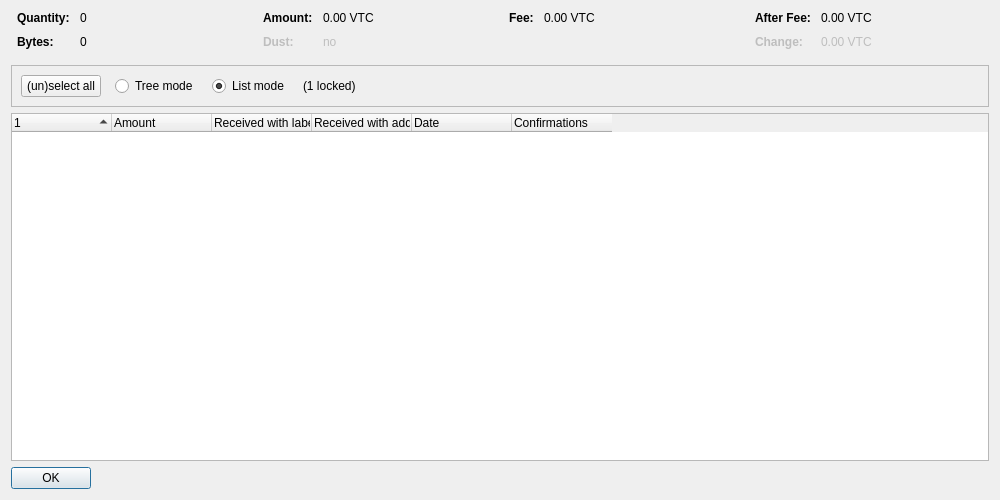
<?xml version="1.0" encoding="UTF-8"?>
<ui version="4.0">
 <class>CoinControlDialog</class>
 <widget class="QDialog" name="CoinControlDialog">
  <property name="geometry">
   <rect>
    <x>0</x>
    <y>0</y>
    <width>1000</width>
    <height>500</height>
   </rect>
  </property>
  <property name="windowTitle">
   <string>Coin Selection</string>
  </property>
  <layout class="QVBoxLayout" name="verticalLayout">
   <item>
    <layout class="QHBoxLayout" name="horizontalLayoutTop" stretch="0,0,0,0">
     <property name="topMargin">
      <number>0</number>
     </property>
     <property name="bottomMargin">
      <number>10</number>
     </property>
     <item>
      <layout class="QFormLayout" name="formLayoutCoinControl1">
       <property name="horizontalSpacing">
        <number>10</number>
       </property>
       <property name="verticalSpacing">
        <number>10</number>
       </property>
       <property name="leftMargin">
        <number>6</number>
       </property>
       <property name="rightMargin">
        <number>6</number>
       </property>
       <item row="0" column="0">
        <widget class="QLabel" name="labelCoinControlQuantityText">
         <property name="font">
          <font>
           <weight>75</weight>
           <bold>true</bold>
          </font>
         </property>
         <property name="text">
          <string>Quantity:</string>
         </property>
        </widget>
       </item>
       <item row="0" column="1">
        <widget class="QLabel" name="labelCoinControlQuantity">
         <property name="cursor">
          <cursorShape>IBeamCursor</cursorShape>
         </property>
         <property name="contextMenuPolicy">
          <enum>Qt::ActionsContextMenu</enum>
         </property>
         <property name="text">
          <string notr="true">0</string>
         </property>
         <property name="textInteractionFlags">
          <set>Qt::LinksAccessibleByMouse|Qt::TextSelectableByKeyboard|Qt::TextSelectableByMouse</set>
         </property>
        </widget>
       </item>
       <item row="1" column="0">
        <widget class="QLabel" name="labelCoinControlBytesText">
         <property name="font">
          <font>
           <weight>75</weight>
           <bold>true</bold>
          </font>
         </property>
         <property name="text">
          <string>Bytes:</string>
         </property>
        </widget>
       </item>
       <item row="1" column="1">
        <widget class="QLabel" name="labelCoinControlBytes">
         <property name="cursor">
          <cursorShape>IBeamCursor</cursorShape>
         </property>
         <property name="contextMenuPolicy">
          <enum>Qt::ActionsContextMenu</enum>
         </property>
         <property name="text">
          <string notr="true">0</string>
         </property>
         <property name="textInteractionFlags">
          <set>Qt::LinksAccessibleByMouse|Qt::TextSelectableByKeyboard|Qt::TextSelectableByMouse</set>
         </property>
        </widget>
       </item>
      </layout>
     </item>
     <item>
      <layout class="QFormLayout" name="formLayoutCoinControl2">
       <property name="horizontalSpacing">
        <number>10</number>
       </property>
       <property name="verticalSpacing">
        <number>10</number>
       </property>
       <property name="leftMargin">
        <number>6</number>
       </property>
       <property name="rightMargin">
        <number>6</number>
       </property>
       <item row="0" column="0">
        <widget class="QLabel" name="labelCoinControlAmountText">
         <property name="font">
          <font>
           <weight>75</weight>
           <bold>true</bold>
          </font>
         </property>
         <property name="text">
          <string>Amount:</string>
         </property>
        </widget>
       </item>
       <item row="0" column="1">
        <widget class="QLabel" name="labelCoinControlAmount">
         <property name="cursor">
          <cursorShape>IBeamCursor</cursorShape>
         </property>
         <property name="contextMenuPolicy">
          <enum>Qt::ActionsContextMenu</enum>
         </property>
         <property name="text">
          <string notr="true">0.00 VTC</string>
         </property>
         <property name="textInteractionFlags">
          <set>Qt::LinksAccessibleByMouse|Qt::TextSelectableByKeyboard|Qt::TextSelectableByMouse</set>
         </property>
        </widget>
       </item>
       <item row="1" column="0">
        <widget class="QLabel" name="labelCoinControlLowOutputText">
         <property name="enabled">
          <bool>false</bool>
         </property>
         <property name="font">
          <font>
           <weight>75</weight>
           <bold>true</bold>
          </font>
         </property>
         <property name="text">
          <string>Dust:</string>
         </property>
        </widget>
       </item>
       <item row="1" column="1">
        <widget class="QLabel" name="labelCoinControlLowOutput">
         <property name="enabled">
          <bool>false</bool>
         </property>
         <property name="cursor">
          <cursorShape>IBeamCursor</cursorShape>
         </property>
         <property name="contextMenuPolicy">
          <enum>Qt::ActionsContextMenu</enum>
         </property>
         <property name="text">
          <string notr="true">no</string>
         </property>
         <property name="textInteractionFlags">
          <set>Qt::LinksAccessibleByMouse|Qt::TextSelectableByKeyboard|Qt::TextSelectableByMouse</set>
         </property>
        </widget>
       </item>
      </layout>
     </item>
     <item>
      <layout class="QFormLayout" name="formLayoutCoinControl3">
       <property name="horizontalSpacing">
        <number>10</number>
       </property>
       <property name="verticalSpacing">
        <number>10</number>
       </property>
       <property name="leftMargin">
        <number>6</number>
       </property>
       <property name="rightMargin">
        <number>6</number>
       </property>
       <item row="0" column="0">
        <widget class="QLabel" name="labelCoinControlFeeText">
         <property name="font">
          <font>
           <weight>75</weight>
           <bold>true</bold>
          </font>
         </property>
         <property name="text">
          <string>Fee:</string>
         </property>
        </widget>
       </item>
       <item row="0" column="1">
        <widget class="QLabel" name="labelCoinControlFee">
         <property name="cursor">
          <cursorShape>IBeamCursor</cursorShape>
         </property>
         <property name="contextMenuPolicy">
          <enum>Qt::ActionsContextMenu</enum>
         </property>
         <property name="text">
          <string notr="true">0.00 VTC</string>
         </property>
         <property name="textInteractionFlags">
          <set>Qt::LinksAccessibleByMouse|Qt::TextSelectableByKeyboard|Qt::TextSelectableByMouse</set>
         </property>
        </widget>
       </item>
      </layout>
     </item>
     <item>
      <layout class="QFormLayout" name="formLayoutCoinControl4">
       <property name="horizontalSpacing">
        <number>10</number>
       </property>
       <property name="verticalSpacing">
        <number>10</number>
       </property>
       <property name="leftMargin">
        <number>6</number>
       </property>
       <property name="rightMargin">
        <number>6</number>
       </property>
       <item row="0" column="0">
        <widget class="QLabel" name="labelCoinControlAfterFeeText">
         <property name="font">
          <font>
           <weight>75</weight>
           <bold>true</bold>
          </font>
         </property>
         <property name="text">
          <string>After Fee:</string>
         </property>
        </widget>
       </item>
       <item row="0" column="1">
        <widget class="QLabel" name="labelCoinControlAfterFee">
         <property name="cursor">
          <cursorShape>IBeamCursor</cursorShape>
         </property>
         <property name="contextMenuPolicy">
          <enum>Qt::ActionsContextMenu</enum>
         </property>
         <property name="text">
          <string notr="true">0.00 VTC</string>
         </property>
         <property name="textInteractionFlags">
          <set>Qt::LinksAccessibleByMouse|Qt::TextSelectableByKeyboard|Qt::TextSelectableByMouse</set>
         </property>
        </widget>
       </item>
       <item row="1" column="0">
        <widget class="QLabel" name="labelCoinControlChangeText">
         <property name="enabled">
          <bool>false</bool>
         </property>
         <property name="font">
          <font>
           <weight>75</weight>
           <bold>true</bold>
          </font>
         </property>
         <property name="text">
          <string>Change:</string>
         </property>
        </widget>
       </item>
       <item row="1" column="1">
        <widget class="QLabel" name="labelCoinControlChange">
         <property name="enabled">
          <bool>false</bool>
         </property>
         <property name="cursor">
          <cursorShape>IBeamCursor</cursorShape>
         </property>
         <property name="contextMenuPolicy">
          <enum>Qt::ActionsContextMenu</enum>
         </property>
         <property name="text">
          <string notr="true">0.00 VTC</string>
         </property>
         <property name="textInteractionFlags">
          <set>Qt::LinksAccessibleByMouse|Qt::TextSelectableByKeyboard|Qt::TextSelectableByMouse</set>
         </property>
        </widget>
       </item>
      </layout>
     </item>
    </layout>
   </item>
   <item>
    <widget class="QFrame" name="frame">
     <property name="minimumSize">
      <size>
       <width>0</width>
       <height>40</height>
      </size>
     </property>
     <property name="frameShape">
      <enum>QFrame::StyledPanel</enum>
     </property>
     <property name="frameShadow">
      <enum>QFrame::Sunken</enum>
     </property>
     <layout class="QHBoxLayout" name="horizontalLayout">
      <item>
       <layout class="QHBoxLayout" name="horizontalLayoutPanel" stretch="0,0,0,0,0">
        <property name="spacing">
         <number>14</number>
        </property>
        <item>
         <widget class="QPushButton" name="pushButtonSelectAll">
          <property name="sizePolicy">
           <sizepolicy hsizetype="Maximum" vsizetype="Fixed">
            <horstretch>0</horstretch>
            <verstretch>0</verstretch>
           </sizepolicy>
          </property>
          <property name="text">
           <string>(un)select all</string>
          </property>
          <property name="autoDefault">
           <bool>false</bool>
          </property>
         </widget>
        </item>
        <item>
         <widget class="QRadioButton" name="radioTreeMode">
          <property name="sizePolicy">
           <sizepolicy hsizetype="Maximum" vsizetype="Fixed">
            <horstretch>0</horstretch>
            <verstretch>0</verstretch>
           </sizepolicy>
          </property>
          <property name="text">
           <string>Tree mode</string>
          </property>
         </widget>
        </item>
        <item>
         <widget class="QRadioButton" name="radioListMode">
          <property name="sizePolicy">
           <sizepolicy hsizetype="Maximum" vsizetype="Fixed">
            <horstretch>0</horstretch>
            <verstretch>0</verstretch>
           </sizepolicy>
          </property>
          <property name="text">
           <string>List mode</string>
          </property>
          <property name="checked">
           <bool>true</bool>
          </property>
         </widget>
        </item>
        <item>
         <widget class="QLabel" name="labelLocked">
          <property name="text">
           <string notr="true">(1 locked)</string>
          </property>
         </widget>
        </item>
        <item>
         <spacer name="horizontalSpacer">
          <property name="orientation">
           <enum>Qt::Horizontal</enum>
          </property>
          <property name="sizeHint" stdset="0">
           <size>
            <width>40</width>
            <height>20</height>
           </size>
          </property>
         </spacer>
        </item>
       </layout>
      </item>
     </layout>
    </widget>
   </item>
   <item>
    <widget class="CoinControlTreeWidget" name="treeWidget">
     <property name="contextMenuPolicy">
      <enum>Qt::CustomContextMenu</enum>
     </property>
     <property name="sortingEnabled">
      <bool>false</bool>
     </property>
     <property name="columnCount">
      <number>6</number>
     </property>
     <attribute name="headerShowSortIndicator" stdset="0">
      <bool>true</bool>
     </attribute>
     <attribute name="headerStretchLastSection">
      <bool>false</bool>
     </attribute>
     <column>
      <property name="text">
       <string/>
      </property>
     </column>
     <column>
      <property name="text">
       <string>Amount</string>
      </property>
     </column>
     <column>
      <property name="text">
       <string>Received with label</string>
      </property>
     </column>
     <column>
      <property name="text">
       <string>Received with address</string>
      </property>
     </column>
     <column>
      <property name="text">
       <string>Date</string>
      </property>
     </column>
     <column>
      <property name="text">
       <string>Confirmations</string>
      </property>
      <property name="toolTip">
       <string>Confirmed</string>
      </property>
     </column>
     <column>
      <property name="text">
       <string/>
      </property>
     </column>
     <column>
      <property name="text">
       <string/>
      </property>
     </column>
     <column>
      <property name="text">
       <string/>
      </property>
     </column>
     <column>
      <property name="text">
       <string/>
      </property>
     </column>
    </widget>
   </item>
   <item>
    <widget class="QDialogButtonBox" name="buttonBox">
     <property name="sizePolicy">
      <sizepolicy hsizetype="Maximum" vsizetype="Fixed">
       <horstretch>0</horstretch>
       <verstretch>0</verstretch>
      </sizepolicy>
     </property>
     <property name="orientation">
      <enum>Qt::Horizontal</enum>
     </property>
     <property name="standardButtons">
      <set>QDialogButtonBox::Ok</set>
     </property>
    </widget>
   </item>
  </layout>
 </widget>
 <customwidgets>
  <customwidget>
   <class>CoinControlTreeWidget</class>
   <extends>QTreeWidget</extends>
   <header>qt/coincontroltreewidget.h</header>
  </customwidget>
 </customwidgets>
 <resources/>
 <connections/>
</ui>
